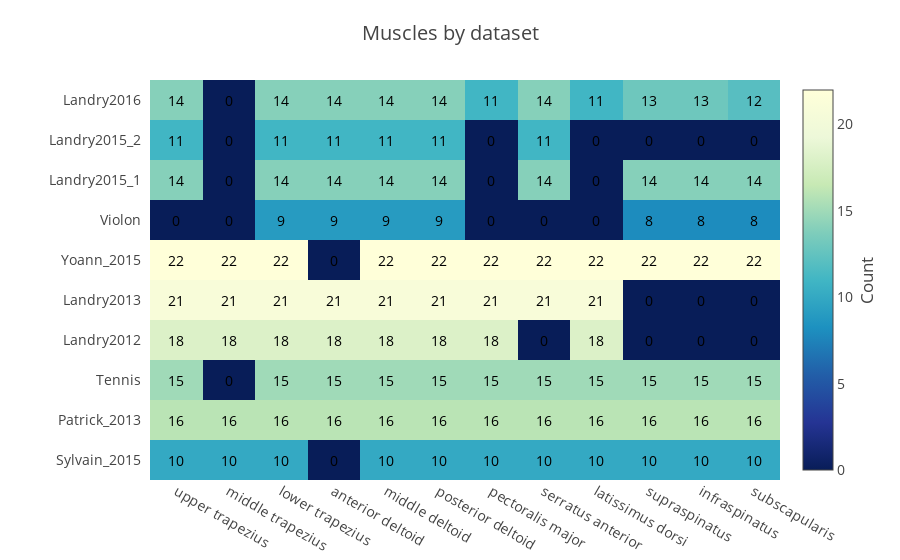

Here is the notebook cell this chart was saved with:
### Code cell
muscle_by_dataset = plot_count_by_dataset(
    df_tidy,
    values='test',
    index='dataset',
    columns='muscle',
    ylabel=DATASET_NAMES,
    xlabel=MUSCLES_NAMES,
    title='Muscles by dataset')
py.iplot(muscle_by_dataset, filename='mvc/muscles_by_dataset')

### Figure 1 — Plotly figure (JSON) as saved in the notebook; plotly's stock layout.template omitted (floating-point values rounded to 4 significant figures)
{"data": [{"colorbar": {"title": "Count", "titleside": "right"}, "colorscale": "YlGnBu", "showscale": true, "type": "heatmap", "x": ["upper trapezius", "middle trapezius", "lower trapezius", "anterior deltoid", "middle deltoid", "posterior deltoid", "pectoralis major", "serratus anterior", "latissimus dorsi", "supraspinatus", "infraspinatus", "subscapularis"], "y": ["Landry2016", "Landry2015_2", "Landry2015_1", "Violon", "Yoann_2015", "Landry2013", "Landry2012", "Tennis", "Patrick_2013", "Sylvain_2015"], "z": [[14, 0, 14, 14, 14, 14, 11, 14, 11, 13, 13, 12], [11, 0, 11, 11, 11, 11, 0, 11, 0, 0, 0, 0], [14, 0, 14, 14, 14, 14, 0, 14, 0, 14, 14, 14], [0, 0, 9, 9, 9, 9, 0, 0, 0, 8, 8, 8], [22, 22, 22, 0, 22, 22, 22, 22, 22, 22, 22, 22], [21, 21, 21, 21, 21, 21, 21, 21, 21, 0, 0, 0], [18, 18, 18, 18, 18, 18, 18, 0, 18, 0, 0, 0], [15, 0, 15, 15, 15, 15, 15, 15, 15, 15, 15, 15], [16, 16, 16, 16, 16, 16, 16, 16, 16, 16, 16, 16], [10, 10, 10, 0, 10, 10, 10, 10, 10, 10, 10, 10]]}], "layout": {"annotations": [{"font": {"color": "#000000"}, "showarrow": false, "text": "14", "x": "upper trapezius", "xref": "x1", "y": "Landry2016", "yref": "y1"}, {"font": {"color": "#000000"}, "showarrow": false, "text": "0", "x": "middle trapezius", "xref": "x1", "y": "Landry2016", "yref": "y1"}, {"font": {"color": "#000000"}, "showarrow": false, "text": "14", "x": "lower trapezius", "xref": "x1", "y": "Landry2016", "yref": "y1"}, {"font": {"color": "#000000"}, "showarrow": false, "text": "14", "x": "anterior deltoid", "xref": "x1", "y": "Landry2016", "yref": "y1"}, {"font": {"color": "#000000"}, "showarrow": false, "text": "14", "x": "middle deltoid", "xref": "x1", "y": "Landry2016", "yref": "y1"}, {"font": {"color": "#000000"}, "showarrow": false, "text": "14", "x": "posterior deltoid", "xref": "x1", "y": "Landry2016", "yref": "y1"}, {"font": {"color": "#000000"}, "showarrow": false, "text": "11", "x": "pectoralis major", "xref": "x1", "y": "Landry2016", "yref": "y1"}, {"font": {"color": "#000000"}, "showarrow": false, "text": "14", "x": "serratus anterior", "xref": "x1", "y": "Landry2016", "yref": "y1"}, {"font": {"color": "#000000"}, "showarrow": false, "text": "11", "x": "latissimus dorsi", "xref": "x1", "y": "Landry2016", "yref": "y1"}, {"font": {"color": "#000000"}, "showarrow": false, "text": "13", "x": "supraspinatus", "xref": "x1", "y": "Landry2016", "yref": "y1"}, {"font": {"color": "#000000"}, "showarrow": false, "text": "13", "x": "infraspinatus", "xref": "x1", "y": "Landry2016", "yref": "y1"}, {"font": {"color": "#000000"}, "showarrow": false, "text": "12", "x": "subscapularis", "xref": "x1", "y": "Landry2016", "yref": "y1"}, {"font": {"color": "#000000"}, "showarrow": false, "text": "11", "x": "upper trapezius", "xref": "x1", "y": "Landry2015_2", "yref": "y1"}, {"font": {"color": "#000000"}, "showarrow": false, "text": "0", "x": "middle trapezius", "xref": "x1", "y": "Landry2015_2", "yref": "y1"}, {"font": {"color": "#000000"}, "showarrow": false, "text": "11", "x": "lower trapezius", "xref": "x1", "y": "Landry2015_2", "yref": "y1"}, {"font": {"color": "#000000"}, "showarrow": false, "text": "11", "x": "anterior deltoid", "xref": "x1", "y": "Landry2015_2", "yref": "y1"}, {"font": {"color": "#000000"}, "showarrow": false, "text": "11", "x": "middle deltoid", "xref": "x1", "y": "Landry2015_2", "yref": "y1"}, {"font": {"color": "#000000"}, "showarrow": false, "text": "11", "x": "posterior deltoid", "xref": "x1", "y": "Landry2015_2", "yref": "y1"}, {"font": {"color": "#000000"}, "showarrow": false, "text": "0", "x": "pectoralis major", "xref": "x1", "y": "Landry2015_2", "yref": "y1"}, {"font": {"color": "#000000"}, "showarrow": false, "text": "11", "x": "serratus anterior", "xref": "x1", "y": "Landry2015_2", "yref": "y1"}, {"font": {"color": "#000000"}, "showarrow": false, "text": "0", "x": "latissimus dorsi", "xref": "x1", "y": "Landry2015_2", "yref": "y1"}, {"font": {"color": "#000000"}, "showarrow": false, "text": "0", "x": "supraspinatus", "xref": "x1", "y": "Landry2015_2", "yref": "y1"}, {"font": {"color": "#000000"}, "showarrow": false, "text": "0", "x": "infraspinatus", "xref": "x1", "y": "Landry2015_2", "yref": "y1"}, {"font": {"color": "#000000"}, "showarrow": false, "text": "0", "x": "subscapularis", "xref": "x1", "y": "Landry2015_2", "yref": "y1"}, {"font": {"color": "#000000"}, "showarrow": false, "text": "14", "x": "upper trapezius", "xref": "x1", "y": "Landry2015_1", "yref": "y1"}, {"font": {"color": "#000000"}, "showarrow": false, "text": "0", "x": "middle trapezius", "xref": "x1", "y": "Landry2015_1", "yref": "y1"}, {"font": {"color": "#000000"}, "showarrow": false, "text": "14", "x": "lower trapezius", "xref": "x1", "y": "Landry2015_1", "yref": "y1"}, {"font": {"color": "#000000"}, "showarrow": false, "text": "14", "x": "anterior deltoid", "xref": "x1", "y": "Landry2015_1", "yref": "y1"}, {"font": {"color": "#000000"}, "showarrow": false, "text": "14", "x": "middle deltoid", "xref": "x1", "y": "Landry2015_1", "yref": "y1"}, {"font": {"color": "#000000"}, "showarrow": false, "text": "14", "x": "posterior deltoid", "xref": "x1", "y": "Landry2015_1", "yref": "y1"}, {"font": {"color": "#000000"}, "showarrow": false, "text": "0", "x": "pectoralis major", "xref": "x1", "y": "Landry2015_1", "yref": "y1"}, {"font": {"color": "#000000"}, "showarrow": false, "text": "14", "x": "serratus anterior", "xref": "x1", "y": "Landry2015_1", "yref": "y1"}, {"font": {"color": "#000000"}, "showarrow": false, "text": "0", "x": "latissimus dorsi", "xref": "x1", "y": "Landry2015_1", "yref": "y1"}, {"font": {"color": "#000000"}, "showarrow": false, "text": "14", "x": "supraspinatus", "xref": "x1", "y": "Landry2015_1", "yref": "y1"}, {"font": {"color": "#000000"}, "showarrow": false, "text": "14", "x": "infraspinatus", "xref": "x1", "y": "Landry2015_1", "yref": "y1"}, {"font": {"color": "#000000"}, "showarrow": false, "text": "14", "x": "subscapularis", "xref": "x1", "y": "Landry2015_1", "yref": "y1"}, {"font": {"color": "#000000"}, "showarrow": false, "text": "0", "x": "upper trapezius", "xref": "x1", "y": "Violon", "yref": "y1"}, {"font": {"color": "#000000"}, "showarrow": false, "text": "0", "x": "middle trapezius", "xref": "x1", "y": "Violon", "yref": "y1"}, {"font": {"color": "#000000"}, "showarrow": false, "text": "9", "x": "lower trapezius", "xref": "x1", "y": "Violon", "yref": "y1"}, {"font": {"color": "#000000"}, "showarrow": false, "text": "9", "x": "anterior deltoid", "xref": "x1", "y": "Violon", "yref": "y1"}, {"font": {"color": "#000000"}, "showarrow": false, "text": "9", "x": "middle deltoid", "xref": "x1", "y": "Violon", "yref": "y1"}, {"font": {"color": "#000000"}, "showarrow": false, "text": "9", "x": "posterior deltoid", "xref": "x1", "y": "Violon", "yref": "y1"}, {"font": {"color": "#000000"}, "showarrow": false, "text": "0", "x": "pectoralis major", "xref": "x1", "y": "Violon", "yref": "y1"}, {"font": {"color": "#000000"}, "showarrow": false, "text": "0", "x": "serratus anterior", "xref": "x1", "y": "Violon", "yref": "y1"}, {"font": {"color": "#000000"}, "showarrow": false, "text": "0", "x": "latissimus dorsi", "xref": "x1", "y": "Violon", "yref": "y1"}, {"font": {"color": "#000000"}, "showarrow": false, "text": "8", "x": "supraspinatus", "xref": "x1", "y": "Violon", "yref": "y1"}, {"font": {"color": "#000000"}, "showarrow": false, "text": "8", "x": "infraspinatus", "xref": "x1", "y": "Violon", "yref": "y1"}, {"font": {"color": "#000000"}, "showarrow": false, "text": "8", "x": "subscapularis", "xref": "x1", "y": "Violon", "yref": "y1"}, {"font": {"color": "#000000"}, "showarrow": false, "text": "22", "x": "upper trapezius", "xref": "x1", "y": "Yoann_2015", "yref": "y1"}, {"font": {"color": "#000000"}, "showarrow": false, "text": "22", "x": "middle trapezius", "xref": "x1", "y": "Yoann_2015", "yref": "y1"}, {"font": {"color": "#000000"}, "showarrow": false, "text": "22", "x": "lower trapezius", "xref": "x1", "y": "Yoann_2015", "yref": "y1"}, {"font": {"color": "#000000"}, "showarrow": false, "text": "0", "x": "anterior deltoid", "xref": "x1", "y": "Yoann_2015", "yref": "y1"}, {"font": {"color": "#000000"}, "showarrow": false, "text": "22", "x": "middle deltoid", "xref": "x1", "y": "Yoann_2015", "yref": "y1"}, {"font": {"color": "#000000"}, "showarrow": false, "text": "22", "x": "posterior deltoid", "xref": "x1", "y": "Yoann_2015", "yref": "y1"}, {"font": {"color": "#000000"}, "showarrow": false, "text": "22", "x": "pectoralis major", "xref": "x1", "y": "Yoann_2015", "yref": "y1"}, {"font": {"color": "#000000"}, "showarrow": false, "text": "22", "x": "serratus anterior", "xref": "x1", "y": "Yoann_2015", "yref": "y1"}, {"font": {"color": "#000000"}, "showarrow": false, "text": "22", "x": "latissimus dorsi", "xref": "x1", "y": "Yoann_2015", "yref": "y1"}, {"font": {"color": "#000000"}, "showarrow": false, "text": "22", "x": "supraspinatus", "xref": "x1", "y": "Yoann_2015", "yref": "y1"}, {"font": {"color": "#000000"}, "showarrow": false, "text": "22", "x": "infraspinatus", "xref": "x1", "y": "Yoann_2015", "yref": "y1"}, {"font": {"color": "#000000"}, "showarrow": false, "text": "22", "x": "subscapularis", "xref": "x1", "y": "Yoann_2015", "yref": "y1"}, {"font": {"color": "#000000"}, "showarrow": false, "text": "21", "x": "upper trapezius", "xref": "x1", "y": "Landry2013", "yref": "y1"}, {"font": {"color": "#000000"}, "showarrow": false, "text": "21", "x": "middle trapezius", "xref": "x1", "y": "Landry2013", "yref": "y1"}, {"font": {"color": "#000000"}, "showarrow": false, "text": "21", "x": "lower trapezius", "xref": "x1", "y": "Landry2013", "yref": "y1"}, {"font": {"color": "#000000"}, "showarrow": false, "text": "21", "x": "anterior deltoid", "xref": "x1", "y": "Landry2013", "yref": "y1"}, {"font": {"color": "#000000"}, "showarrow": false, "text": "21", "x": "middle deltoid", "xref": "x1", "y": "Landry2013", "yref": "y1"}, {"font": {"color": "#000000"}, "showarrow": false, "text": "21", "x": "posterior deltoid", "xref": "x1", "y": "Landry2013", "yref": "y1"}, {"font": {"color": "#000000"}, "showarrow": false, "text": "21", "x": "pectoralis major", "xref": "x1", "y": "Landry2013", "yref": "y1"}, {"font": {"color": "#000000"}, "showarrow": false, "text": "21", "x": "serratus anterior", "xref": "x1", "y": "Landry2013", "yref": "y1"}, {"font": {"color": "#000000"}, "showarrow": false, "text": "21", "x": "latissimus dorsi", "xref": "x1", "y": "Landry2013", "yref": "y1"}, {"font": {"color": "#000000"}, "showarrow": false, "text": "0", "x": "supraspinatus", "xref": "x1", "y": "Landry2013", "yref": "y1"}, {"font": {"color": "#000000"}, "showarrow": false, "text": "0", "x": "infraspinatus", "xref": "x1", "y": "Landry2013", "yref": "y1"}, {"font": {"color": "#000000"}, "showarrow": false, "text": "0", "x": "subscapularis", "xref": "x1", "y": "Landry2013", "yref": "y1"}, {"font": {"color": "#000000"}, "showarrow": false, "text": "18", "x": "upper trapezius", "xref": "x1", "y": "Landry2012", "yref": "y1"}, {"font": {"color": "#000000"}, "showarrow": false, "text": "18", "x": "middle trapezius", "xref": "x1", "y": "Landry2012", "yref": "y1"}, {"font": {"color": "#000000"}, "showarrow": false, "text": "18", "x": "lower trapezius", "xref": "x1", "y": "Landry2012", "yref": "y1"}, {"font": {"color": "#000000"}, "showarrow": false, "text": "18", "x": "anterior deltoid", "xref": "x1", "y": "Landry2012", "yref": "y1"}, {"font": {"color": "#000000"}, "showarrow": false, "text": "18", "x": "middle deltoid", "xref": "x1", "y": "Landry2012", "yref": "y1"}, {"font": {"color": "#000000"}, "showarrow": false, "text": "18", "x": "posterior deltoid", "xref": "x1", "y": "Landry2012", "yref": "y1"}, {"font": {"color": "#000000"}, "showarrow": false, "text": "18", "x": "pectoralis major", "xref": "x1", "y": "Landry2012", "yref": "y1"}, {"font": {"color": "#000000"}, "showarrow": false, "text": "0", "x": "serratus anterior", "xref": "x1", "y": "Landry2012", "yref": "y1"}, {"font": {"color": "#000000"}, "showarrow": false, "text": "18", "x": "latissimus dorsi", "xref": "x1", "y": "Landry2012", "yref": "y1"}, {"font": {"color": "#000000"}, "showarrow": false, "text": "0", "x": "supraspinatus", "xref": "x1", "y": "Landry2012", "yref": "y1"}, {"font": {"color": "#000000"}, "showarrow": false, "text": "0", "x": "infraspinatus", "xref": "x1", "y": "Landry2012", "yref": "y1"}, {"font": {"color": "#000000"}, "showarrow": false, "text": "0", "x": "subscapularis", "xref": "x1", "y": "Landry2012", "yref": "y1"}, {"font": {"color": "#000000"}, "showarrow": false, "text": "15", "x": "upper trapezius", "xref": "x1", "y": "Tennis", "yref": "y1"}, {"font": {"color": "#000000"}, "showarrow": false, "text": "0", "x": "middle trapezius", "xref": "x1", "y": "Tennis", "yref": "y1"}, {"font": {"color": "#000000"}, "showarrow": false, "text": "15", "x": "lower trapezius", "xref": "x1", "y": "Tennis", "yref": "y1"}, {"font": {"color": "#000000"}, "showarrow": false, "text": "15", "x": "anterior deltoid", "xref": "x1", "y": "Tennis", "yref": "y1"}, {"font": {"color": "#000000"}, "showarrow": false, "text": "15", "x": "middle deltoid", "xref": "x1", "y": "Tennis", "yref": "y1"}, {"font": {"color": "#000000"}, "showarrow": false, "text": "15", "x": "posterior deltoid", "xref": "x1", "y": "Tennis", "yref": "y1"}, {"font": {"color": "#000000"}, "showarrow": false, "text": "15", "x": "pectoralis major", "xref": "x1", "y": "Tennis", "yref": "y1"}, {"font": {"color": "#000000"}, "showarrow": false, "text": "15", "x": "serratus anterior", "xref": "x1", "y": "Tennis", "yref": "y1"}, {"font": {"color": "#000000"}, "showarrow": false, "text": "15", "x": "latissimus dorsi", "xref": "x1", "y": "Tennis", "yref": "y1"}, {"font": {"color": "#000000"}, "showarrow": false, "text": "15", "x": "supraspinatus", "xref": "x1", "y": "Tennis", "yref": "y1"}, {"font": {"color": "#000000"}, "showarrow": false, "text": "15", "x": "infraspinatus", "xref": "x1", "y": "Tennis", "yref": "y1"}, {"font": {"color": "#000000"}, "showarrow": false, "text": "15", "x": "subscapularis", "xref": "x1", "y": "Tennis", "yref": "y1"}, {"font": {"color": "#000000"}, "showarrow": false, "text": "16", "x": "upper trapezius", "xref": "x1", "y": "Patrick_2013", "yref": "y1"}, {"font": {"color": "#000000"}, "showarrow": false, "text": "16", "x": "middle trapezius", "xref": "x1", "y": "Patrick_2013", "yref": "y1"}, {"font": {"color": "#000000"}, "showarrow": false, "text": "16", "x": "lower trapezius", "xref": "x1", "y": "Patrick_2013", "yref": "y1"}, {"font": {"color": "#000000"}, "showarrow": false, "text": "16", "x": "anterior deltoid", "xref": "x1", "y": "Patrick_2013", "yref": "y1"}, {"font": {"color": "#000000"}, "showarrow": false, "text": "16", "x": "middle deltoid", "xref": "x1", "y": "Patrick_2013", "yref": "y1"}, {"font": {"color": "#000000"}, "showarrow": false, "text": "16", "x": "posterior deltoid", "xref": "x1", "y": "Patrick_2013", "yref": "y1"}, {"font": {"color": "#000000"}, "showarrow": false, "text": "16", "x": "pectoralis major", "xref": "x1", "y": "Patrick_2013", "yref": "y1"}, {"font": {"color": "#000000"}, "showarrow": false, "text": "16", "x": "serratus anterior", "xref": "x1", "y": "Patrick_2013", "yref": "y1"}, {"font": {"color": "#000000"}, "showarrow": false, "text": "16", "x": "latissimus dorsi", "xref": "x1", "y": "Patrick_2013", "yref": "y1"}, {"font": {"color": "#000000"}, "showarrow": false, "text": "16", "x": "supraspinatus", "xref": "x1", "y": "Patrick_2013", "yref": "y1"}, {"font": {"color": "#000000"}, "showarrow": false, "text": "16", "x": "infraspinatus", "xref": "x1", "y": "Patrick_2013", "yref": "y1"}, {"font": {"color": "#000000"}, "showarrow": false, "text": "16", "x": "subscapularis", "xref": "x1", "y": "Patrick_2013", "yref": "y1"}, {"font": {"color": "#000000"}, "showarrow": false, "text": "10", "x": "upper trapezius", "xref": "x1", "y": "Sylvain_2015", "yref": "y1"}, {"font": {"color": "#000000"}, "showarrow": false, "text": "10", "x": "middle trapezius", "xref": "x1", "y": "Sylvain_2015", "yref": "y1"}, {"font": {"color": "#000000"}, "showarrow": false, "text": "10", "x": "lower trapezius", "xref": "x1", "y": "Sylvain_2015", "yref": "y1"}, {"font": {"color": "#000000"}, "showarrow": false, "text": "0", "x": "anterior deltoid", "xref": "x1", "y": "Sylvain_2015", "yref": "y1"}, {"font": {"color": "#000000"}, "showarrow": false, "text": "10", "x": "middle deltoid", "xref": "x1", "y": "Sylvain_2015", "yref": "y1"}, {"font": {"color": "#000000"}, "showarrow": false, "text": "10", "x": "posterior deltoid", "xref": "x1", "y": "Sylvain_2015", "yref": "y1"}, {"font": {"color": "#000000"}, "showarrow": false, "text": "10", "x": "pectoralis major", "xref": "x1", "y": "Sylvain_2015", "yref": "y1"}, {"font": {"color": "#000000"}, "showarrow": false, "text": "10", "x": "serratus anterior", "xref": "x1", "y": "Sylvain_2015", "yref": "y1"}, {"font": {"color": "#000000"}, "showarrow": false, "text": "10", "x": "latissimus dorsi", "xref": "x1", "y": "Sylvain_2015", "yref": "y1"}, {"font": {"color": "#000000"}, "showarrow": false, "text": "10", "x": "supraspinatus", "xref": "x1", "y": "Sylvain_2015", "yref": "y1"}, {"font": {"color": "#000000"}, "showarrow": false, "text": "10", "x": "infraspinatus", "xref": "x1", "y": "Sylvain_2015", "yref": "y1"}, {"font": {"color": "#000000"}, "showarrow": false, "text": "10", "x": "subscapularis", "xref": "x1", "y": "Sylvain_2015", "yref": "y1"}], "font": {"size": 14}, "hovermode": "closest", "margin": {"b": 80, "l": 150, "pad": 0, "r": 80, "t": 80}, "title": "Muscles by dataset", "xaxis": {"dtick": 1, "gridcolor": "rgb(0, 0, 0)", "side": "bottom", "ticks": "", "title": null}, "yaxis": {"autorange": "reversed", "dtick": 1, "ticks": "", "ticksuffix": "  ", "title": null}}}
